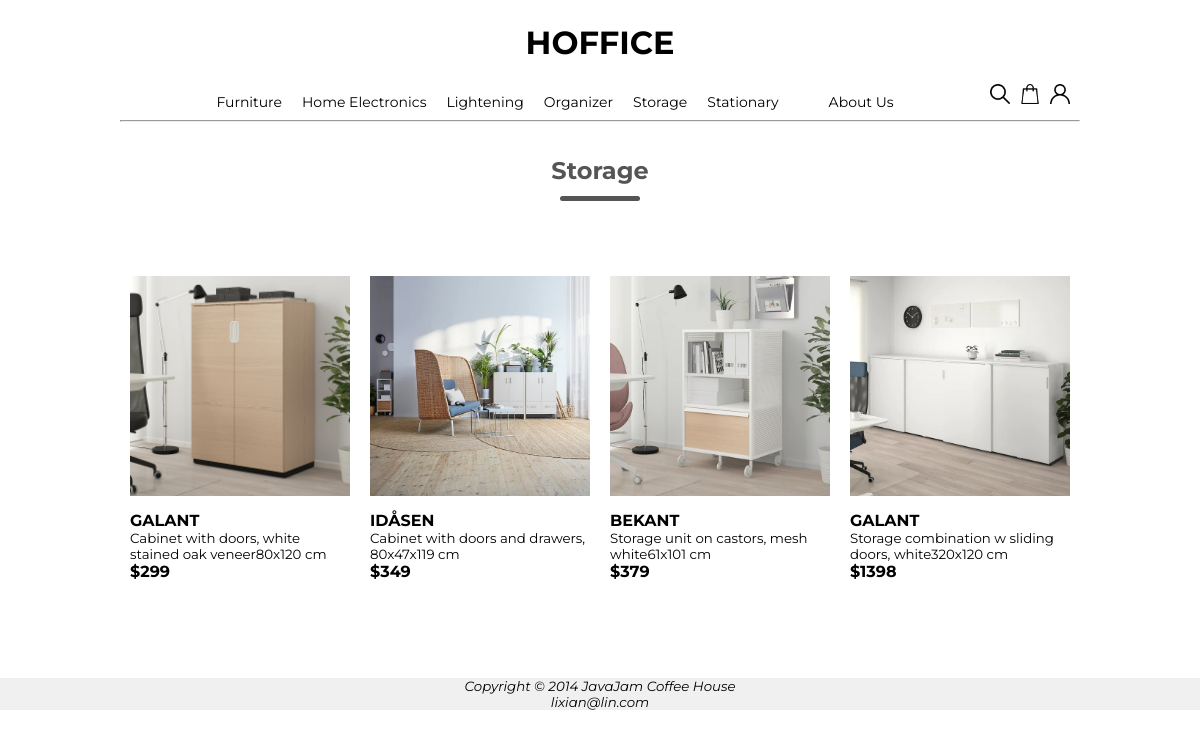
Page /storage.php on the committed database.
### tables this page shows
create table if not exists image (
	img_id int unsigned not null auto_increment primary key,
	p_id int unsigned not null,
	img_dir char(30));

CREATE TABLE IF NOT EXISTS product (
    p_id INT UNSIGNED AUTO_INCREMENT PRIMARY KEY,
    p_name VARCHAR(30) NOT NULL,
    p_price DOUBLE NOT NULL,
    p_sht_desc VARCHAR(200) NOT NULL,
    p_lng_desc VARCHAR(500) NOT NULL
    );

### storage.php (the view, shortened to what this page needs)
<?php
	include_once('connect.php');
	$query="SELECT f32ee.product.p_id, f32ee.product.p_name, f32ee.product.p_price, f32ee.product.p_sht_desc, f32ee.image.img_id,f32ee.image.img_dir
	FROM f32ee.product
	INNER JOIN image ON f32ee.product.p_id=f32ee.image.p_id
	WHERE f32ee.image.img_id like '5%0'";
	$result=$conn->query($query);
	$num_result = $result->num_rows;
?>
<html lang="en">
<head>
<link rel="stylesheet" href="css/style.css">
</head>
<body>
	<div class="header">
		<div class="inner-header">
			<div class = "logo-container">
				<h1><a href="index.html">HO<span>FFICE</span></a></h1>
			</div>
 			<div class="nav-bar">
				<ul class="navigation">
					<a href="furniture.php"><li>Furniture</li></a>
					<a href="home-electronics.php"><li>Home Electronics</li></a>
					<a href="lightening.php"><li>Lightening</li></a>
					<a href="organizer.php"><li>Organizer</li></a>
					<a href="storage.php"><li>Storage</li></a>
					<a href="stationary.php"><li>Stationary</li></a>
					<a href="aboutus.html"><li>About Us</li></a>
				</ul>
				<div class = "nav-user-center">
					<a href="login_signup.php"><img class = "icon" src="picture/user.png"></a>
					<a href=""><img class = "icon" src="picture/online-shopping.png"></a>
					<a href=""><img class = "icon" src="picture/search.png"></a>
				</div>
			</div>
		</div>
	</div>
	<hr>
	<br>
	<div class="section-title">
		<h2> Storage</h2>
	</div>
	<div class = "products">
		<div class="row">
			<?php
				for($i=0; $i < $num_result; $i++){
					$row=$result->fetch_assoc();
			?>
					<div class="col-4">
						<a href="productDetails.html">
							<img class="product-img" src= "<?php echo $row['img_dir']; ?>">
							<h4><?php echo $row['p_name']; ?></h4>
							<small><?php echo $row['p_sht_desc']; ?></small>
							<h4>$<?php echo $row['p_price']; ?></h4>
						</a>
					</div>
				<?php
				}
				?>
		</div>
	</div>
	<br>
	<br>
	<br>
	<footer>
		<small><i>Copyright &copy; 2014 JavaJam Coffee House<br>
		<a href="mailto:lixian@lin.com">lixian@lin.com</a>
		</i></small>
	</footer>
</body>
</html>

### css/style.css (style rules this page uses)
* { margin: 0; padding: 0; list-style: none; text-decoration: none; box-sizing: border-box }
body { font-family: Montserrat, sans-serif; margin:0; }
img { vertical-align: middle; }
a { color: inherit; }
hr { width: 80%; margin: auto; min-width: 950px; }
.header { width: 100%; height: 120px; display: block; background-color: white; min-width: 950px; }
.inner-header { width: 80%; height: 100%; display: block; margin: 0 auto; }
.logo-container { height: 70%; display: table; margin: auto; }
.logo-container h1 { color: black; height: 100%; display: table-cell; vertical-align: middle; font-size: 32px; font-family: 'Montserrat'; }
.nav-user-center { display: table-cell; padding-right: 0px; vertical-align: middle; }
.icon { display: table-cell; float: right; width: 30px; height: 20px; padding-right: 10px; vertical-align: middle; }
.nav-bar { height: 30%; width: 100%; margin: auto; display: flex; justify-content: center; }
.navigation { margin: auto; display: flex; justify-content: center; }
.navigation a { height: 100%; display: inline-block; float: left; padding: 0px 10px; }
.navigation a li { display: inline-block; vertical-align: middle; height: 100%; color: black; font-family: 'Montserrat' ; font-size: 14px; }
.navigation a:last-child { padding-left:40px; }
.section-title { text-align: center; color: #555; line-height: 60px; position: relative; margin: 0 auto 20px; min-width: 100px; }
.section-title::after { content: ""; background: #555; width: 80px; height: 5px; border-radius: 5px; position: absolute; bottom: 0; left: 50%; transform: translateX(-50%); }
.categories, .products { width: 80%; display: flex; margin: auto; }
.row { display: flex; align-items: center; flex-wrap: wrap; justify-content: space-around; }
.col-4 { display: inline-block; flex-basis: 21%; margin: 40px 10px; transition: transform 0.5s; flex-grow: 1; }
.col-4 img { width: 100%; margin: 15px 0 15px 0; }
footer { background: #f1f0f0; clear: both; text-align: center; }

### rows in the picture
image: img_dir (picture), p.p_name "GALANT", p.p_sht_desc "Cabinet with doors, white stained oak veneer80x120 cm", p.p_price "299"
image: img_dir (picture), p.p_name "IDÅSEN", p.p_sht_desc "Cabinet with doors and drawers, 80x47x119 cm", p.p_price "349"
image: img_dir (picture), p.p_name "BEKANT", p.p_sht_desc "Storage unit on castors, mesh white61x101 cm", p.p_price "379"
image: img_dir (picture), p.p_name "GALANT", p.p_sht_desc "Storage combination w sliding doors, white320x120 cm", p.p_price "1398"
